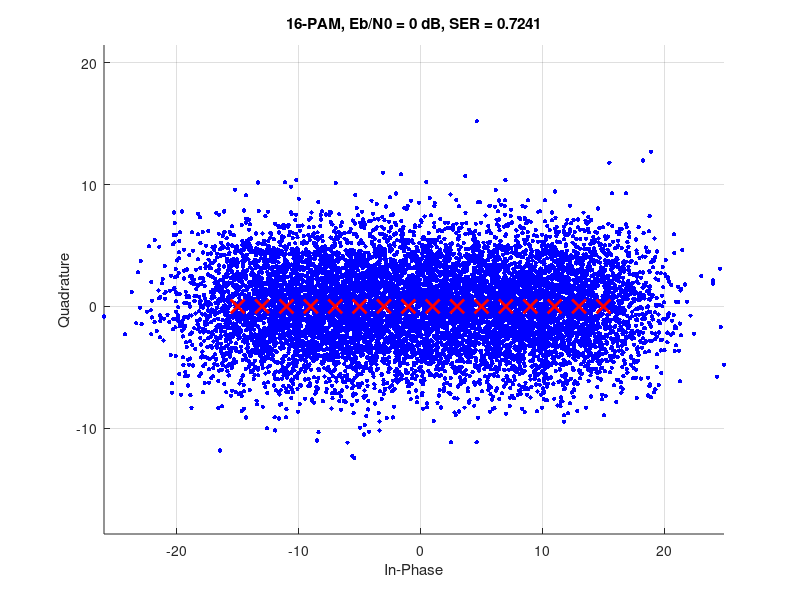
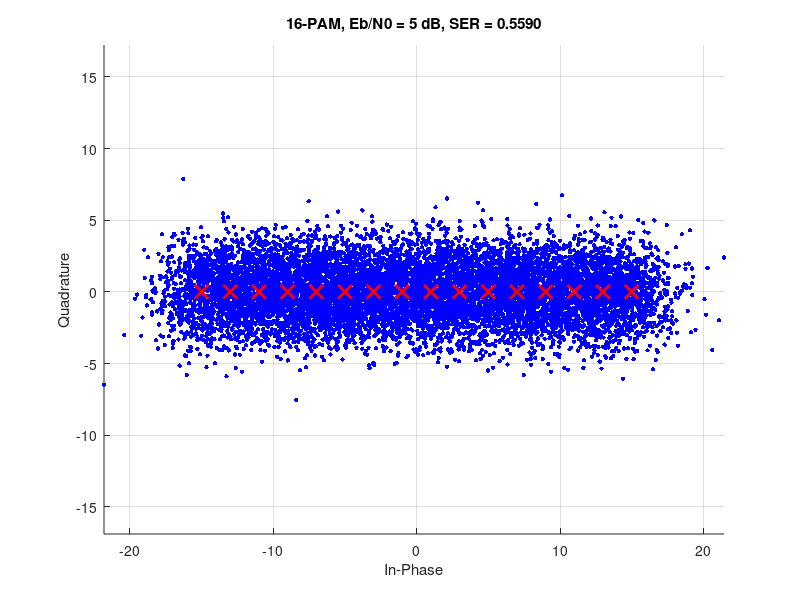
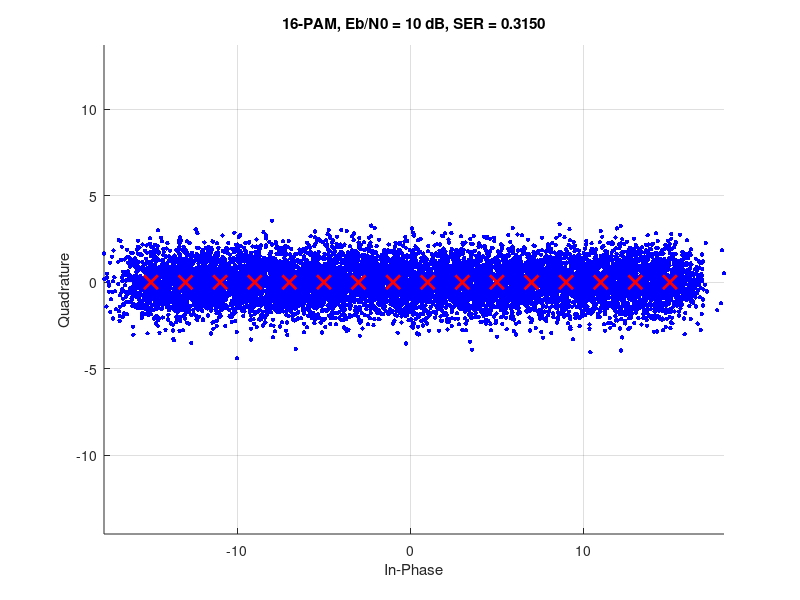
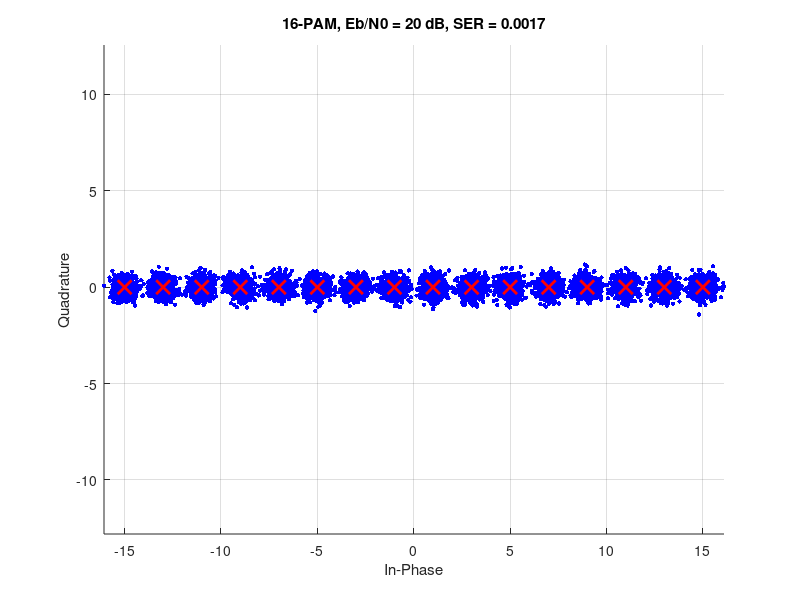

Write MATLAB code to recreate these figures, in order.
clear; clc; close all;

% Parameters
N = 1e4;  % Number of symbols
EbN0_dB = [0, 5, 10, 20];  % Eb/N0 values in dB
M = 16;  % Modulation order

% 16-PAM Setup
symbols_16pam = linspace(-15, 15, M);  % Normalized 16-PAM symbols
Eb_pam = mean(symbols_16pam.^2) / log2(M);  % Energy per bit

data_pam = randi([0 M-1], 1, N);
transmitted_symbols_pam = symbols_16pam(data_pam + 1);

% 16-QAM Setup
[x, y] = meshgrid([-3 -1 1 3], [-3 -1 1 3]);  % Square 16-QAM
symbols_16qam = x(:).' + 1i * y(:).';
Eb_qam = mean(abs(symbols_16qam).^2) / log2(M);

data_qam = randi([0 M-1], 1, N);
transmitted_symbols_qam = symbols_16qam(data_qam + 1);

% 16-PAM Constellation Plot
figure('Name', '16-PAM Constellation (3x1)');
for i = 1:length(EbN0_dB)
    EbN0 = 10^(EbN0_dB(i)/10);
    sigma_pam = sqrt(Eb_pam / (2 * EbN0));

    % Add noise
    noise_I = sigma_pam * randn(1, N);
    noise_Q = sigma_pam * randn(1, N);
    received_symbols_pam = transmitted_symbols_pam + noise_I + 1i * noise_Q;

    % MAP Detection (real part only)
    detected_indices_pam = zeros(1, N);
    for j = 1:N
        [~, idx] = min(abs(real(received_symbols_pam(j)) - symbols_16pam));
        detected_indices_pam(j) = idx - 1;
    end

    % Symbol Error Rate
    num_errors_pam = sum(detected_indices_pam ~= data_pam);
    SER_pam = num_errors_pam / N;

    % Plot
    figure(i)
    scatter(real(received_symbols_pam), imag(received_symbols_pam), 10, 'b', 'filled');
    hold on;
    scatter(symbols_16pam, zeros(1, M), 100, 'r', 'x', 'LineWidth', 2);
    grid on;
    axis equal;
    title(sprintf('16-PAM, Eb/N0 = %d dB, SER = %.4f', EbN0_dB(i), SER_pam));
    xlabel('In-Phase'); ylabel('Quadrature');
end

% 16-QAM Constellation Plot
figure('Name', '16-QAM Constellation (3x1)');
for i = 1:length(EbN0_dB)
    EbN0 = 10^(EbN0_dB(i)/10);
    sigma_qam = sqrt(Eb_qam / (2 * EbN0));

    noise = sigma_qam * (randn(1, N) + 1i * randn(1, N));
    received_symbols_qam = transmitted_symbols_qam + noise;

    % MAP Detection
    detected_indices_qam = zeros(1, N);
    for j = 1:N
        [~, idx] = min(abs(received_symbols_qam(j) - symbols_16qam));
        detected_indices_qam(j) = idx - 1;
    end

    % Symbol Error Rate
    num_errors_qam = sum(detected_indices_qam ~= data_qam);
    SER_qam = num_errors_qam / N;

    % Plot
    figure(i+4)
    scatter(real(received_symbols_qam), imag(received_symbols_qam), 10, 'b', 'filled');
    hold on;
    scatter(real(symbols_16qam), imag(symbols_16qam), 100, 'r', 'x', 'LineWidth', 2);
    grid on;
    axis equal;
    title(sprintf('16-QAM, Eb/N0 = %d dB, SER = %.4f', EbN0_dB(i), SER_qam));
    xlabel('In-Phase'); ylabel('Quadrature');
end
